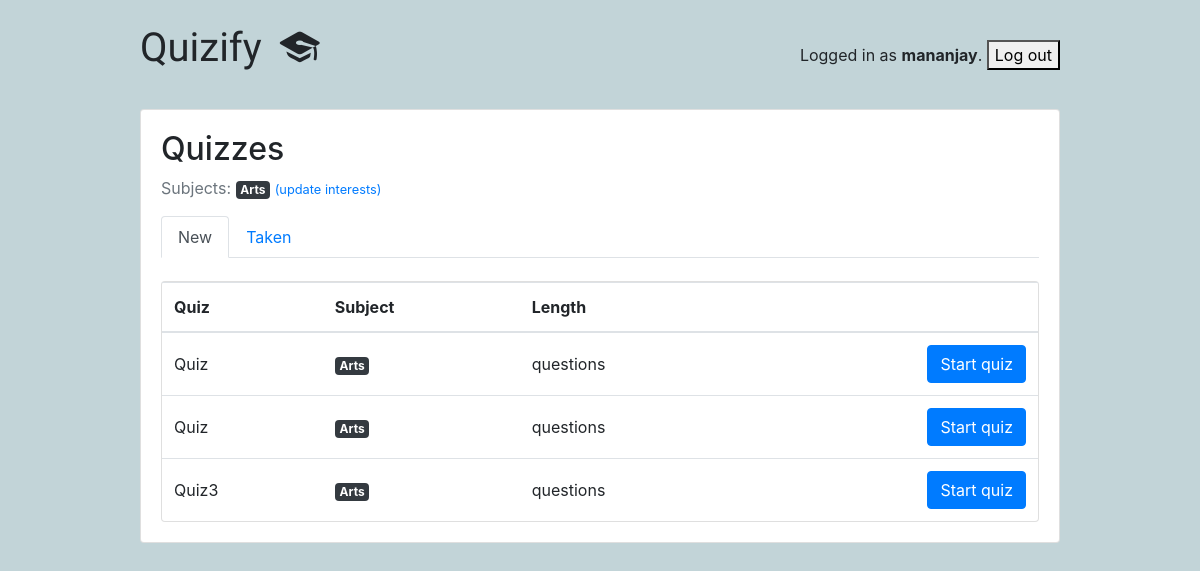
Before: /students/ (signed in) with the older database file.
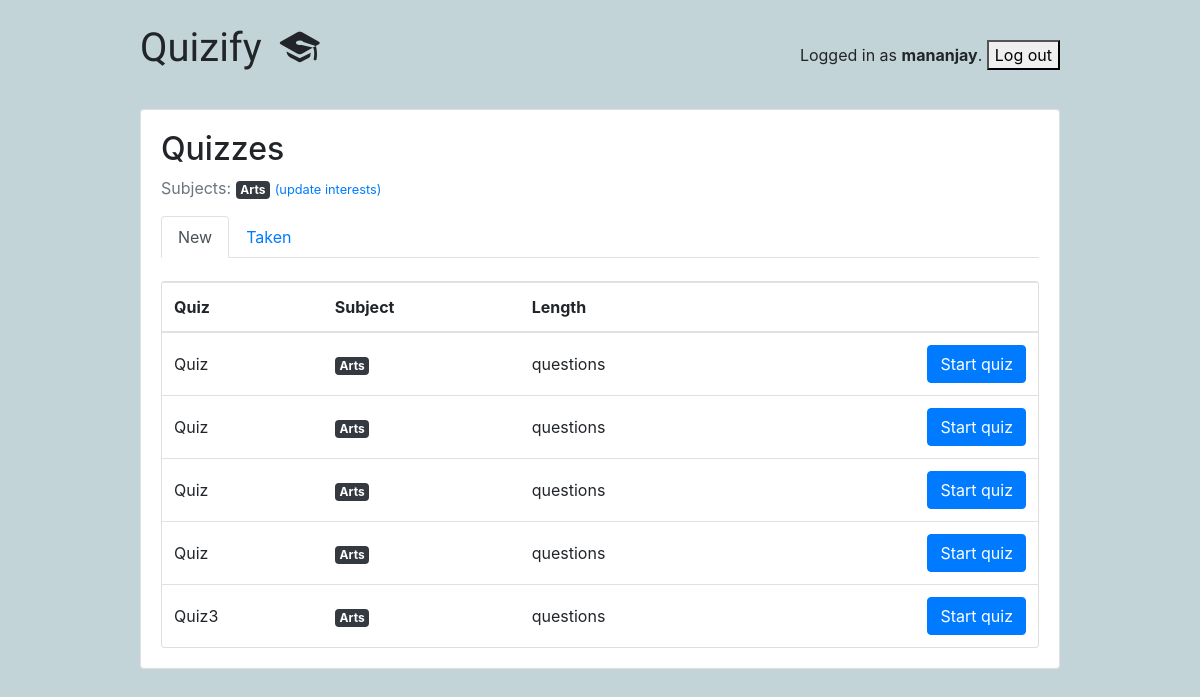
After: the same page with the newer database file.
### classroom/models.py (models this page shows, shortened)
class Subject(models.Model):
    name = models.CharField(max_length=30)
    color = models.CharField(max_length=7, default='#007bff')
    def get_html_badge(self):
        name = escape(self.name)
        color = escape(self.color)
        html = '<span class="badge badge-primary" style="background-color: %s">%s</span>' % (color, name)
        return mark_safe(html)

class Quiz(models.Model):
    owner = models.ForeignKey(User, on_delete=models.CASCADE, related_name='quizzes')
    name = models.CharField(max_length=255)
    subject = models.ForeignKey(Subject, on_delete=models.CASCADE, related_name='quizzes')

### classroom/views/students.py (the view)
# urls.py: path('', students.QuizListView.as_view(), name='quiz_list'),
@method_decorator([login_required, student_required], name='dispatch')
class QuizListView(ListView):
    model = Quiz
    ordering = ('name', )
    context_object_name = 'quizzes'
    template_name = 'classroom/students/quiz_list.html'

### classroom/templates/classroom/students/quiz_list.html
{% extends 'base.html' %}
{% block content %}
{% include 'classroom/students/_header.html' with active='new' %}
  <div class="card">
    <table class="table mb-0">
      <thead>
        <tr>
          <th>Quiz</th>
          <th>Subject</th>
          <th>Length</th>
          <th></th>
        </tr>
      </thead>
      <tbody>
        {% for quiz in quizzes %}
          <tr>
            <td class="align-middle">{{ quiz.name }}</td>
            <td class="align-middle">{{ quiz.subject.get_html_badge }}</td>
            <td class="align-middle">{{ quiz.questions_count }} questions</td>
            <td class="text-right">
              <a href="{% url 'students:take_quiz' quiz.pk %}" class="btn btn-primary">Start quiz</a>
            </td>
          </tr>
        {% empty %}
          <tr>
            <td class="bg-light text-center font-italic" colspan="4">No quiz matching your interests right now.</td>
          </tr>
        {% endfor %}
      </tbody>
    </table>
  </div>
{% endblock %}

### classroom/templates/classroom/students/_header.html
<h2>Quizzes</h2>
<p class="text-muted">
  Subjects:{% for subject in user.student.interests.all %} {{ subject.get_html_badge }}{% endfor %}
  <a href="{% url 'students:student_interests' %}"><small>(update interests)</small></a>
</p>
<ul class="nav nav-tabs mb-3">
  <li class="nav-item">
    <a class="nav-link{% if active == 'new' %} active{% endif %}" href="{% url 'students:quiz_list' %}">New</a>
  </li>
  <li class="nav-item">
    <a class="nav-link{% if active == 'taken' %} active{% endif %}" href="{% url 'students:taken_quiz_list' %}">Taken</a>
  </li>
</ul>

Changed rows visible on the page:
added Quiz: name "Quiz", subject.get_html_badge "Arts"
added Quiz: name "Quiz", subject.get_html_badge "Arts"
